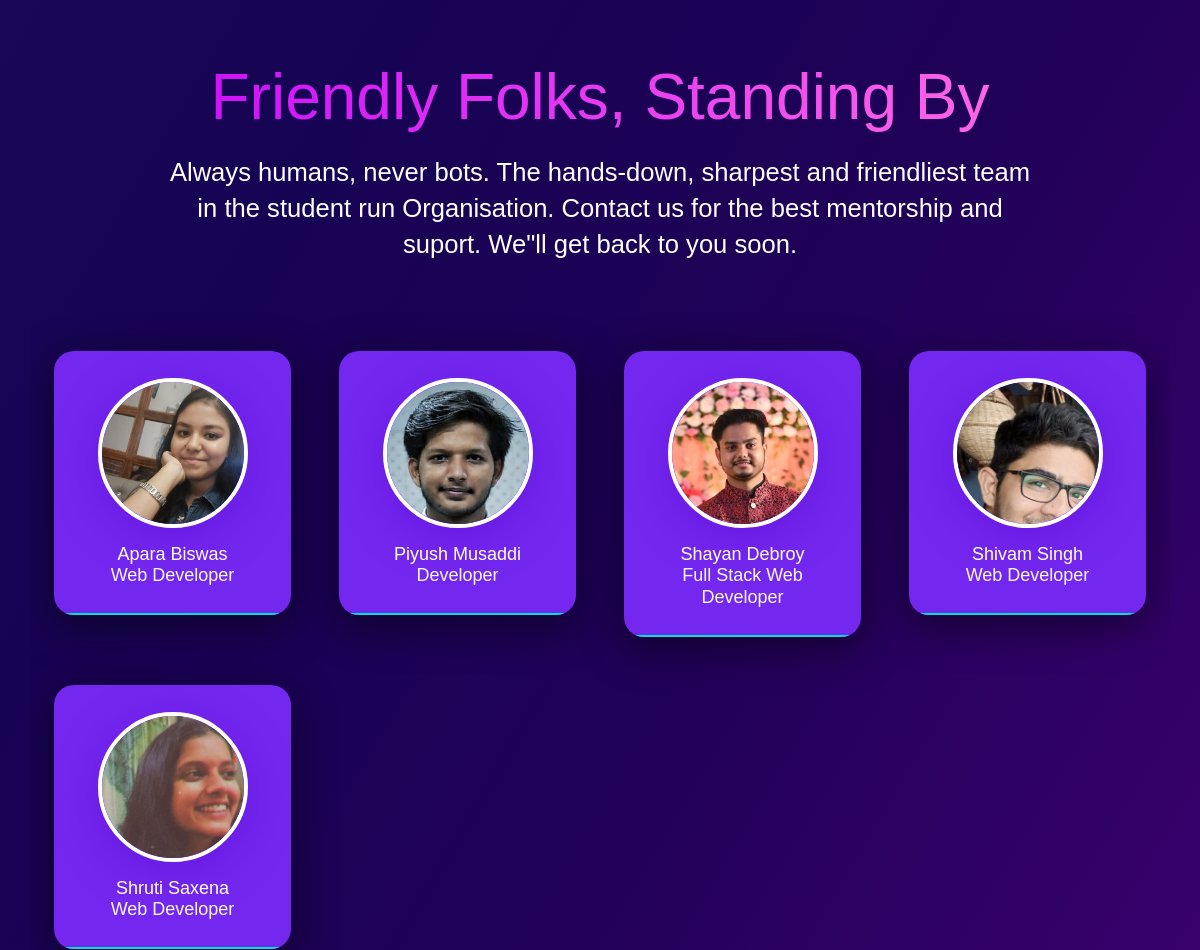
Before: /about (middle part) with the older database file.
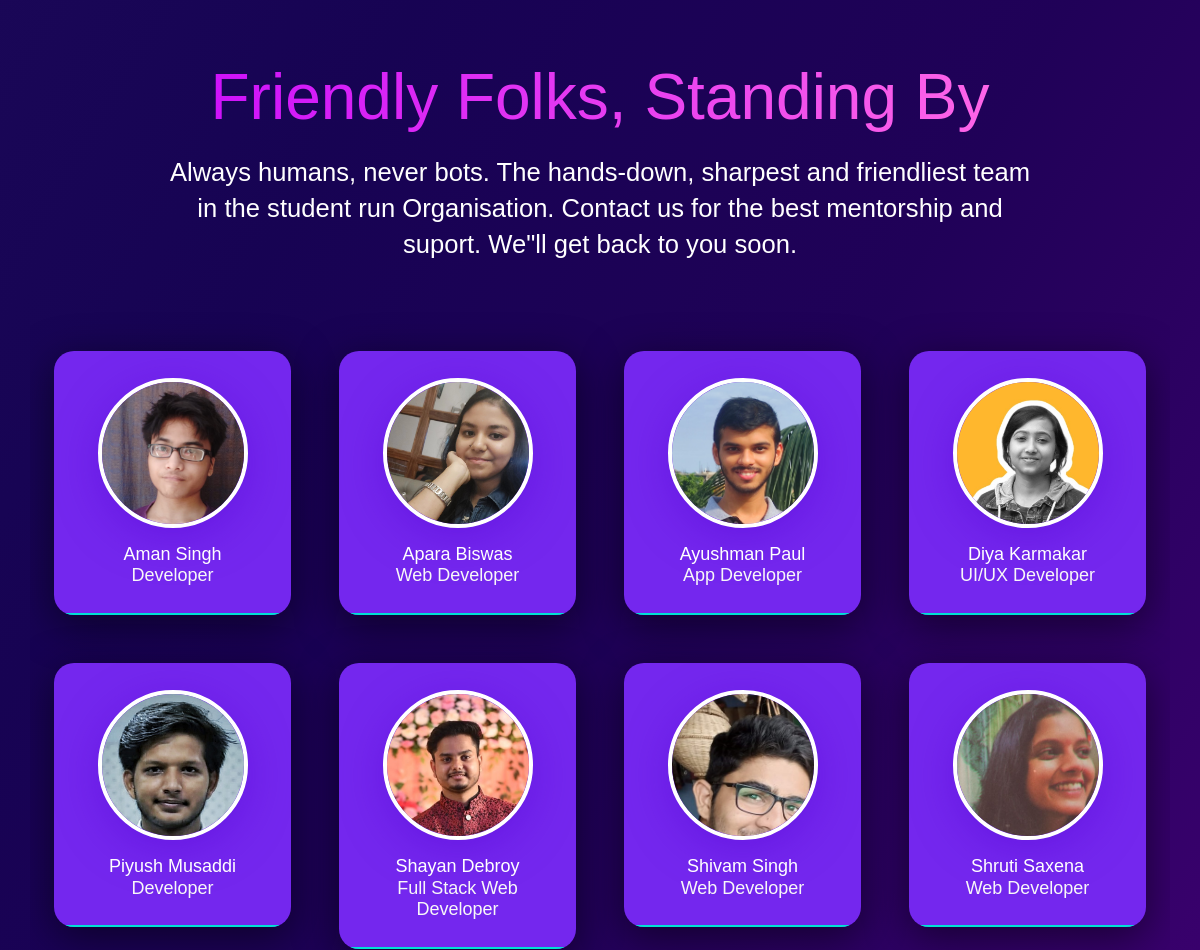
After: the same page with the newer database file.
### growerlabs/models.py (models this page shows, shortened)
class Profile(models.Model):
    name = models.CharField(max_length=300)
    role = models.CharField(max_length=300)
    bio = models.TextField(blank=True, null=True)
    dp = models.ImageField(upload_to = 'dp', null= True)
    prof_user = models.ForeignKey(User, on_delete=models.CASCADE)
    github_link = models.URLField(null= True, blank=True)
    portfolio_link = models.URLField(null= True, blank=True)
    insta_link = models.URLField(null= True, blank=True)
    linkedin_link = models.URLField(null= True, blank=True)
    skills = models.ManyToManyField(Skill, related_name="skills")

### growerlabs/views.py (the view)
# urls.py: path('about', views.about, name="about"),
def about(request):
    profile = Profile.objects.all().order_by('name')
    context = {
        "profile":profile,
    }
    return render(request, 'about.html', context)

### templates/about.html (shortened to what this page needs)
<!DOCTYPE html>
<html lang="en">
{% load static %}
<head>
    <link rel="stylesheet" href="{% static 'styleabout.css' %}">
    <link href="https://cdn.jsdelivr.net/npm/bootstrap@5.1.3/dist/css/bootstrap.min.css" rel="stylesheet"
>
    <link rel="stylesheet" href="https://use.fontawesome.com/releases/v5.15.4/css/all.css"
>
</head>
<body>
    <section class="container" id="features" style="overflow-x:hidden;">
        <div class="features-para">
            <h1>Friendly Folks, Standing By</h1>
            <p>Always humans, never bots. The hands-down,
                sharpest and friendliest team in the student run Organisation.
                Contact us for the best mentorship and suport. We"ll get back to you soon.</p>
        </div>
    </section>
    <section id="team-testimonials" class="container" style="overflow-x:hidden;">
        <div class="row mt-5">
            {% for i in profile %}
            <div class="col-lg-3 col-sm-6 col-6  mb-5 testimotionals ">
                <div id="card">
                    <div class="layer">
                    </div>
                    <div class="content">
                        <div class="image">
                            <a href="{% url 'profile' i.pk %}">
                            <img id="img" src="{{i.dp.url}}" alt="">
                        </a>
                        </div>
                        <div class="details">
                            <h2>{{i.name}}<br> <span>{{i.role}}</span></h2>
                        </div>
                    </div>
                </div>
            </div>
            {% endfor %}
        </div>
    </section>
</body>

Changed rows visible on the page:
added Profile: dp (picture), name "Aman Singh", role "Developer"
added Profile: dp (picture), name "Ayushman Paul", role "App Developer"
added Profile: dp (picture), name "Diya Karmakar", role "UI/UX Developer"
